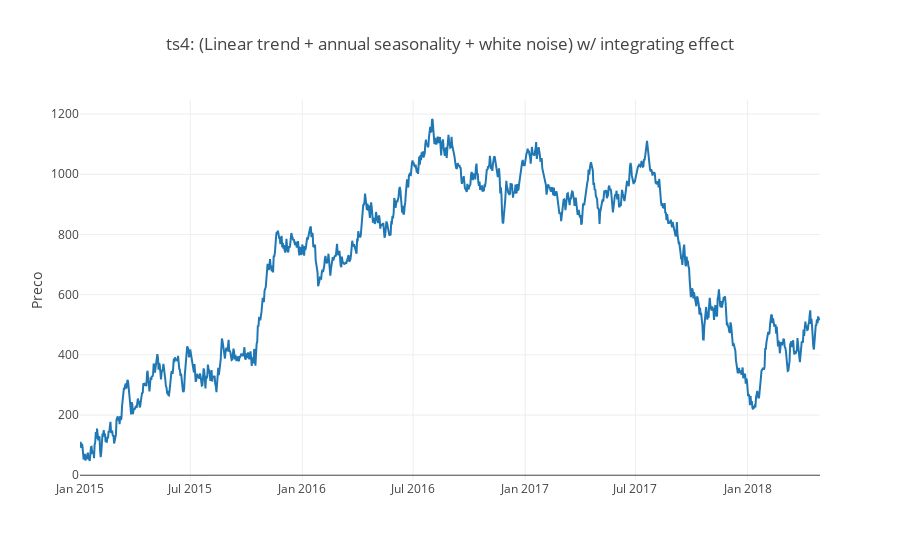

Source (notebook cell):
### Code cell
plotscatter(ts4, columns=['Values'], name='ts4', title='ts4: (Linear trend + annual seasonality + white noise) w/ integrating effect')

### Figure 1 — Plotly figure (JSON) as saved in the notebook; plotly's stock layout.template omitted (floating-point values rounded to 4 significant figures; data arrays with more than 128 entries replaced by an {"elided": "..."} marker saying what was removed)
{"data": [{"name": "Values", "type": "scatter", "x": {"elided": "1216 str values"}, "y": {"elided": "1216 float values"}}], "layout": {"legend": {"orientation": "h"}, "title": "ts4: (Linear trend + annual seasonality + white noise) w/ integrating effect", "yaxis": {"title": "Preco"}}}
